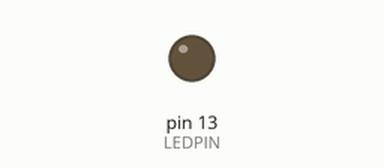
The sketch below on a simulated Arduino Uno, built with avr-gcc and run on an emulated ATmega328P. On the bench: output pins drawn as LEDs (lit = HIGH).

Above: at 1.3 s.
At 3.27 s:
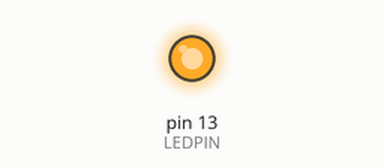
Timing chart, 0 to 8.5 s (numbered marks = the images above):
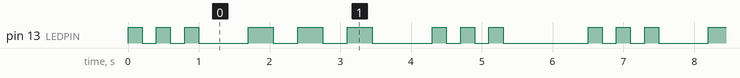

Measured:
- by itself, pin 13 (LEDPIN): repeats every 6.5 s: 2 × (LOW 0.20 s, HIGH 0.20 s), LOW 0.70 s, 2 × (HIGH 0.35 s, LOW 0.35 s), HIGH 0.35 s, LOW 0.85 s, 2 × (HIGH 0.20 s, LOW 0.20 s), HIGH 0.20 s, LOW 1.2 s, HIGH 0.20 s
- by itself, everything shown: repeats every 6.5 s, in 18 steps

The sketch:

morse_simple.ino
```cpp
//
// Simple Morse SOS demo
// 7/2020 - Mahesh Neelakanta
//

#define LEDPIN 13
#define DOTDELAY 200   // How long to wait per dot
#define DASHDELAY 350  // How long to wait per dash
#define CHARDELAY 500  // How long to wait after end of each character
#define EOMDELAY  1000 // How long to wait after end of message

void setup()
{
  pinMode(LEDPIN, OUTPUT);
}

void loop()
{
 // SOS = ... --- ...

 dotBlink();
 dotBlink();
 dotBlink();
 delay(CHARDELAY);

 dashBlink();
 dashBlink();
 dashBlink();
 delay(CHARDELAY);

 dotBlink();
 dotBlink();
 dotBlink();
 delay(EOMDELAY);

}

void dotBlink()
{
  digitalWrite(LEDPIN, HIGH);  // Turn on the LED
  delay(DOTDELAY);             // Leave LED on for a short (DOT) delay
  digitalWrite(LEDPIN, LOW);   // Turn off the LED
  delay(DOTDELAY);             // Leave LED on for a short (DOT) delay

}

void dashBlink()
{
  digitalWrite(LEDPIN, HIGH);  // Turn on the LED
  delay(DASHDELAY);            // Leave LED on for a long (DASH) delay)
  digitalWrite(LEDPIN, LOW);   // Turn off the LED
  delay(DASHDELAY);            // Leave LED on for a long (DASH) delay)
}
```
